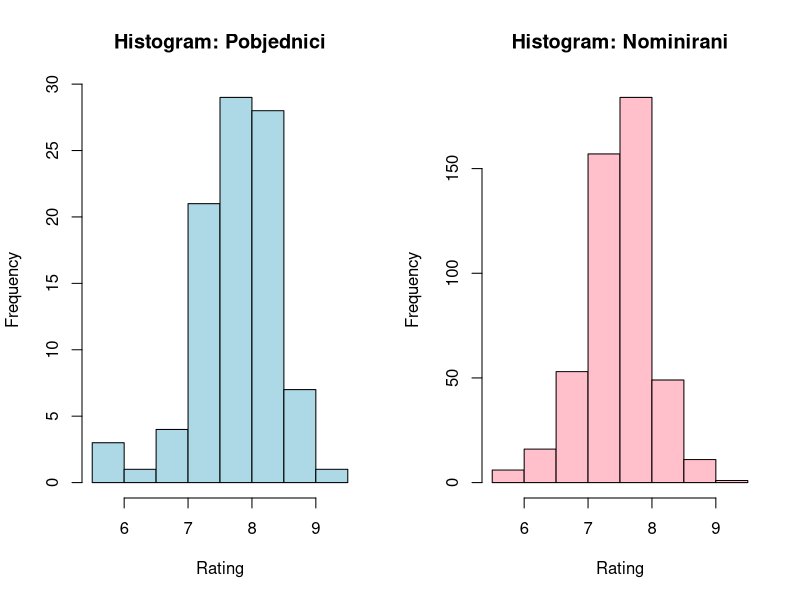
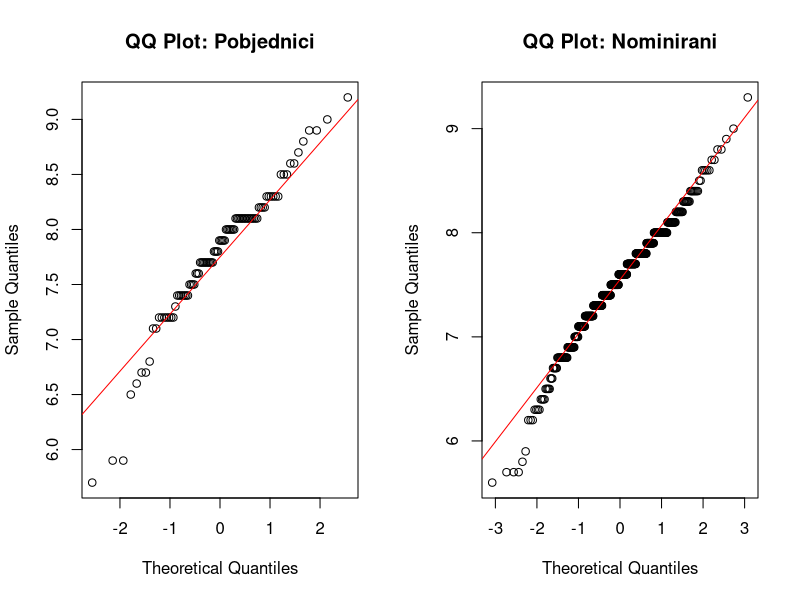
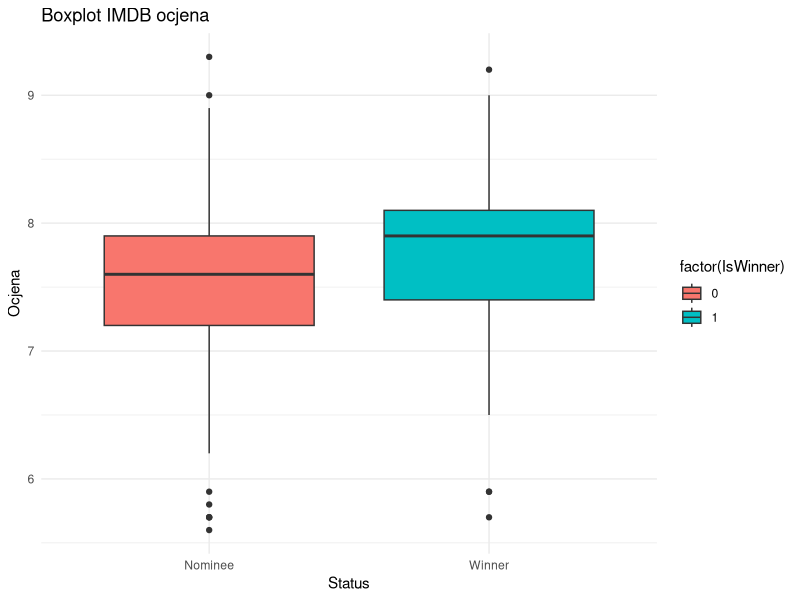
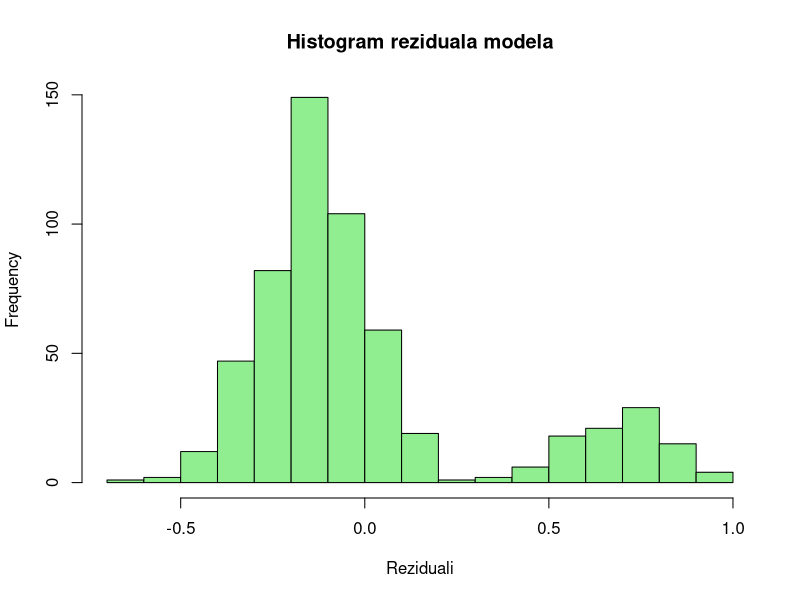
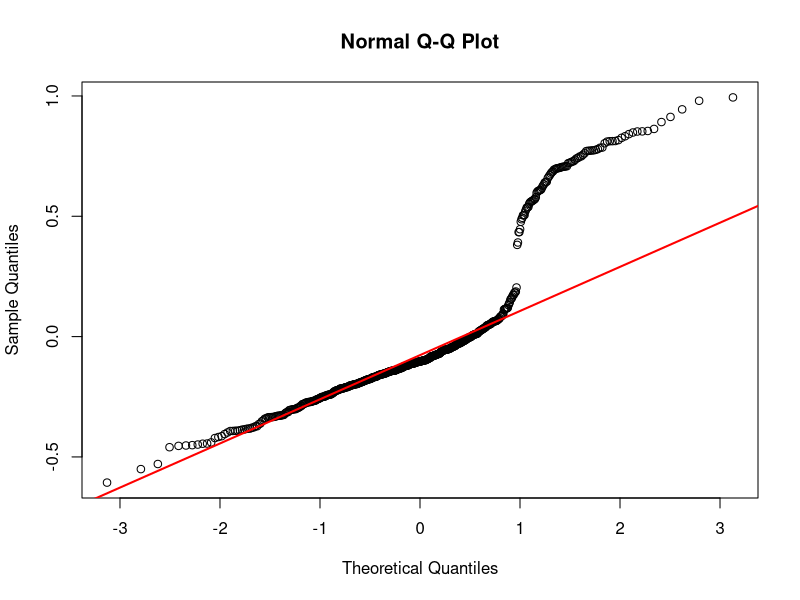
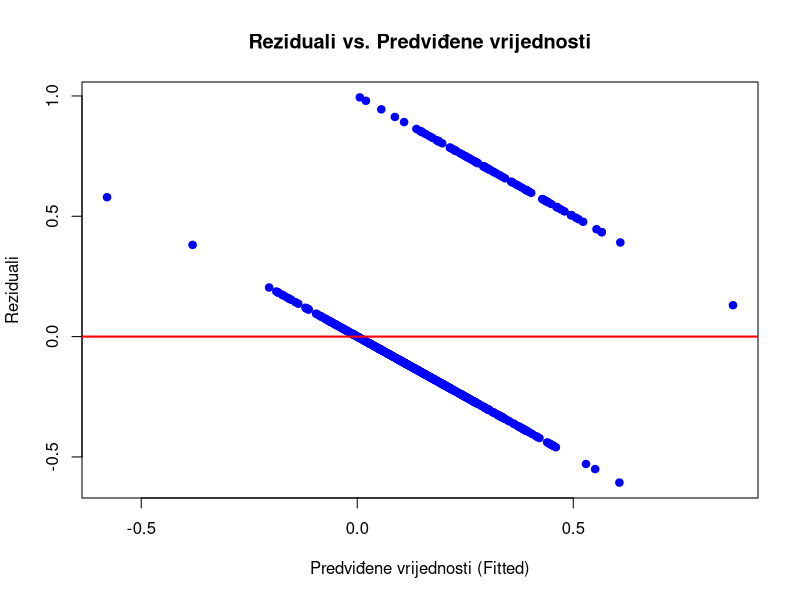

Generate these figures, in order, with R:
# =========================================================
# Pitanje: Možemo li pomoću dostupnih značajki pouzdano 
#          razlikovati pobjednike od ostalih?
# =========================================================

# --- 0. Učitavanje paketa i podataka ---
library(dplyr)
library(ggplot2)

data <- read.csv("oscars_dataset.csv", sep=";", na.strings = c("", "NA", "Unknown"))

# ---------------------------------------------------------
# 1. Priprema i čišćenje podataka
# ---------------------------------------------------------

# Kreiranje binarnog ishoda (Winner = 1, Nominee = 0)
data$IsWinner <- ifelse(data$Award == "Winner", 1, 0)

# Pretvorba tipova podataka
data$Rating <- as.numeric(data$IMDB.Rating)
data$Votes <- as.numeric(gsub(",", "", data$IMDB.Votes))
data$Runtime <- as.numeric(data$Movie.Time)
data$Year <- as.numeric(data$Year.of.Release)

# Grupiranje rijetkih žanrova radi lakše analize
common_genres <- c("Action", "Adventure", "Biography", "Comedy", "Crime", "Drama")
data$GenreGroup <- ifelse(data$Main.Genre %in% common_genres,
                          data$Main.Genre,
                          "Other")
# Faktoriziranje
data$GenreGroup <- factor(data$GenreGroup)

# Čišćenje nedostajućih vrijednosti (complete.cases pristup)
# Zadržavamo samo retke koji imaju sve potrebne podatke
vars_of_interest <- c("IsWinner", "Rating", "Votes", "Runtime", "Year", "GenreGroup")
model_data <- data[complete.cases(data[, vars_of_interest]), vars_of_interest]

cat("Broj filmova nakon čišćenja:", nrow(model_data), "\n")

# ---------------------------------------------------------
# 2. Deskriptivna analiza i Testiranje hipoteza
# ---------------------------------------------------------

# --- A) Analiza IMDB Ocjena (Numerička varijabla) ---

# Robusne mjere centralne tendencije i rasipanja
cat("\n=== Deskriptivna statistika: IMDB Rating ===\n")
stats_rating <- model_data %>% 
  group_by(IsWinner) %>% 
  summarise(
    Mean = mean(Rating),
    Median = median(Rating), # Robusna mjera
    SD = sd(Rating),
    IQR = IQR(Rating)        # Robusna mjera rasipanja
  )
print(stats_rating)

# Vizualizacija distribucije i QQ-plot za provjeru normalnosti
# Crtamo histogram da vidimo oblik distribucije
par(mfrow=c(1,2))
hist(model_data$Rating[model_data$IsWinner == 1], main="Histogram: Pobjednici", xlab="Rating", col="lightblue")
hist(model_data$Rating[model_data$IsWinner == 0], main="Histogram: Nominirani", xlab="Rating", col="pink")

# QQ-plot: Provjera normalnosti prije t-testa
par(mfrow=c(1,2))
qqnorm(model_data$Rating[model_data$IsWinner == 1], main = "QQ Plot: Pobjednici")
qqline(model_data$Rating[model_data$IsWinner == 1], col = "red")

qqnorm(model_data$Rating[model_data$IsWinner == 0], main = "QQ Plot: Nominirani")
qqline(model_data$Rating[model_data$IsWinner == 0], col = "red")
par(mfrow=c(1,1)) # Resetiranje grafičkog prikaza

# Test jednakosti varijanci (F-test) - Preduvjet za t-test
cat("\n=== F-test za jednakost varijanci (Rating) ===\n")
var_test_rating <- var.test(Rating ~ IsWinner, data = model_data)
print(var_test_rating)

# T-test za nezavisne uzorke
# Postavljamo var.equal ovisno o rezultatu var.test-a (ako je p > 0.05, varijance su jednake)
cat("\n=== T-test (Rating) ===\n")
t_rating <- t.test(Rating ~ IsWinner, data = model_data, 
                   var.equal = var_test_rating$p.value > 0.05, 
                   alt = "two.sided")
print(t_rating)

# Boxplot s prikazom podataka
ggplot(model_data, aes(x = factor(IsWinner, labels = c("Nominee", "Winner")), y = Rating, fill = factor(IsWinner))) +
  geom_boxplot() +
  labs(title = "Boxplot IMDB ocjena", x = "Status", y = "Ocjena") +
  theme_minimal()

# --- B) Analiza Žanrova (Kategorijska varijabla) ---

# Kontingencijska tablica
cat("\n=== Analiza kategorijskih varijabli (Žanr) ===\n")
genre_table <- table(model_data$GenreGroup, model_data$IsWinner)
print(addmargins(genre_table))

# Provjera očekivanih frekvencija i Chi-square test
chisq_genre <- chisq.test(genre_table)
cat("\nOčekivane frekvencije (provjera uvjeta > 5):\n")
print(chisq_genre$expected)
cat("\nRezultat Chi-square testa:\n")
print(chisq_genre)

# ---------------------------------------------------------
# 3. Linearna regresija i dijagnostika modela
# ---------------------------------------------------------

cat("\n\n========================================\n")
cat("VIŠESTRUKA LINEARNA REGRESIJA\n")
cat("========================================\n")

# Provjera multikolinearnosti (Korelacija među prediktorima)
# Prije gradnje modela provjeravamo jesu li varijable previše korelirane
cat("\n=== Korelacijska matrica numeričkih varijabli ===\n")
cor_matrix <- cor(model_data[, c("Rating", "Votes", "Runtime", "Year")])
print(cor_matrix)

# Izgradnja linearnog modela (Linear Probability Model)
# Uključujemo transformaciju log(Votes) zbog asimetrične distribucije
fit.multi <- lm(IsWinner ~ Rating + log(Votes) + Runtime + Year + GenreGroup, 
                data = model_data)

# Analiza modela
cat("\n=== Sažetak regresijskog modela (summary) ===\n")
summary_fit <- summary(fit.multi)
print(summary_fit)

cat("\nInterpretacija:\n")
cat("R-squared (Postotak objašnjene varijance):", summary_fit$r.squared, "\n")
cat("F-statistic p-value (Značajnost cijelog modela):", 
    pf(summary_fit$fstatistic[1], summary_fit$fstatistic[2], summary_fit$fstatistic[3], lower.tail=FALSE), "\n")

# Dijagnostika modela
cat("\n=== Dijagnostika reziduala ===\n")

# 1. Histogram reziduala - Provjera normalnosti grešaka
hist(fit.multi$residuals, 
     main = "Histogram reziduala modela", 
     xlab = "Reziduali", 
     col = "lightgreen", 
     breaks = 20)

# 2. QQ-plot reziduala - Usporedba s teoretskom normalnom razdiobom
qqnorm(fit.multi$residuals)
qqline(fit.multi$residuals, col = "red", lwd = 2)

# 3. Reziduali vs. Predviđene vrijednosti - Provjera homoskedastičnosti
plot(fit.multi$fitted.values, fit.multi$residuals,
     main = "Reziduali vs. Predviđene vrijednosti",
     xlab = "Predviđene vrijednosti (Fitted)",
     ylab = "Reziduali",
     pch = 19, col = "blue", alpha = 0.5)
abline(h = 0, col = "red", lwd = 2)

# Analiza utjecaja dummy varijabli (Žanr)
# Prikazujemo koeficijente da vidimo koji žanr (u odnosu na referentni) doprinosi šansi za pobjedu
cat("\n=== Koeficijenti modela (utjecaj varijabli) ===\n")
print(coef(fit.multi))
